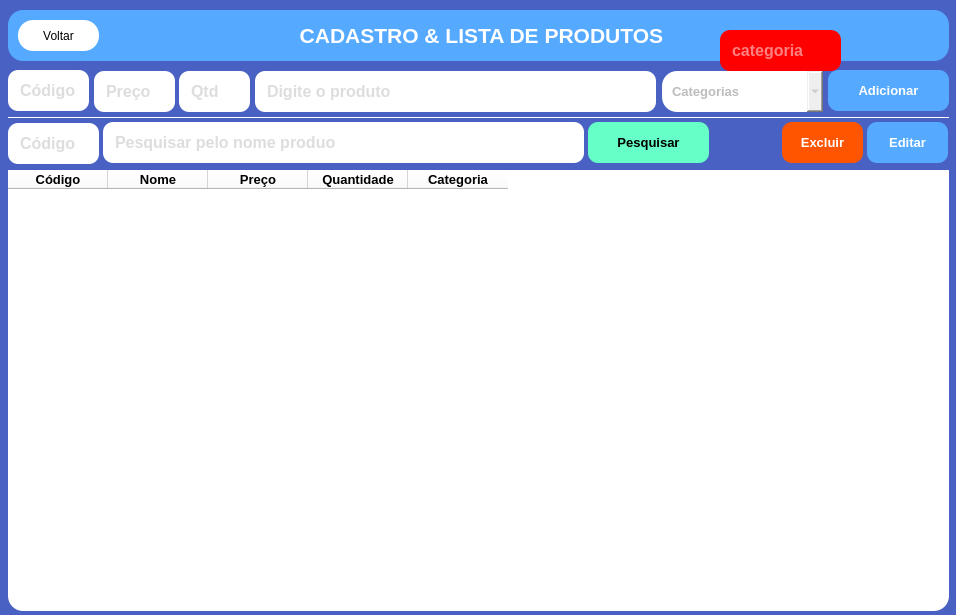
<?xml version="1.0" encoding="UTF-8"?>
<ui version="4.0">
 <class>MainWindow</class>
 <widget class="QMainWindow" name="MainWindow">
  <property name="geometry">
   <rect>
    <x>0</x>
    <y>0</y>
    <width>956</width>
    <height>615</height>
   </rect>
  </property>
  <property name="windowTitle">
   <string>MainWindow</string>
  </property>
  <property name="styleSheet">
   <string notr="true">background-color: rgb(72, 97, 195);
border-radius: 15px</string>
  </property>
  <widget class="QWidget" name="centralwidget">
   <widget class="QLineEdit" name="edtCodigo">
    <property name="enabled">
     <bool>true</bool>
    </property>
    <property name="geometry">
     <rect>
      <x>8</x>
      <y>70</y>
      <width>81</width>
      <height>41</height>
     </rect>
    </property>
    <property name="font">
     <font>
      <pointsize>12</pointsize>
      <weight>75</weight>
      <bold>true</bold>
     </font>
    </property>
    <property name="styleSheet">
     <string notr="true">color: rgb(188, 188, 188);
padding:10px;
border-radius: 10px;
background-color: rgb(255, 255, 255);</string>
    </property>
    <property name="text">
     <string/>
    </property>
    <property name="placeholderText">
     <string>Código</string>
    </property>
   </widget>
   <widget class="QLineEdit" name="edtCategoria">
    <property name="enabled">
     <bool>true</bool>
    </property>
    <property name="geometry">
     <rect>
      <x>720</x>
      <y>30</y>
      <width>121</width>
      <height>41</height>
     </rect>
    </property>
    <property name="font">
     <font>
      <pointsize>12</pointsize>
      <weight>75</weight>
      <bold>true</bold>
     </font>
    </property>
    <property name="styleSheet">
     <string notr="true">color: rgb(255, 255, 255);
padding:10px;
border-radius: 10px;
background-color: rgb(255, 0, 0);</string>
    </property>
    <property name="text">
     <string/>
    </property>
    <property name="placeholderText">
     <string>categoria</string>
    </property>
   </widget>
   <widget class="QLineEdit" name="edtPreco">
    <property name="geometry">
     <rect>
      <x>94</x>
      <y>71</y>
      <width>81</width>
      <height>41</height>
     </rect>
    </property>
    <property name="font">
     <font>
      <pointsize>12</pointsize>
      <weight>75</weight>
      <bold>true</bold>
     </font>
    </property>
    <property name="styleSheet">
     <string notr="true">color: rgb(188, 188, 188);
padding:10px;
border-radius: 10px;
background-color: rgb(255, 255, 255);</string>
    </property>
    <property name="text">
     <string/>
    </property>
    <property name="placeholderText">
     <string>Preço</string>
    </property>
   </widget>
   <widget class="QLineEdit" name="edtNome">
    <property name="enabled">
     <bool>true</bool>
    </property>
    <property name="geometry">
     <rect>
      <x>255</x>
      <y>71</y>
      <width>401</width>
      <height>41</height>
     </rect>
    </property>
    <property name="font">
     <font>
      <pointsize>12</pointsize>
      <weight>75</weight>
      <bold>true</bold>
     </font>
    </property>
    <property name="styleSheet">
     <string notr="true">color: rgb(188, 188, 188);
padding:10px;
background-color: rgb(255, 255, 255);
border-radius: 10px;
</string>
    </property>
    <property name="text">
     <string/>
    </property>
    <property name="placeholderText">
     <string>Digite o produto</string>
    </property>
   </widget>
   <widget class="QLabel" name="lblTitulo">
    <property name="geometry">
     <rect>
      <x>8</x>
      <y>10</y>
      <width>941</width>
      <height>51</height>
     </rect>
    </property>
    <property name="font">
     <font>
      <pointsize>16</pointsize>
      <weight>75</weight>
      <bold>true</bold>
     </font>
    </property>
    <property name="styleSheet">
     <string notr="true">background-color: rgb(85, 170, 255);
color: rgb(255, 255, 255);</string>
    </property>
    <property name="text">
     <string> CADASTRO &amp; LISTA DE PRODUTOS</string>
    </property>
    <property name="alignment">
     <set>Qt::AlignCenter</set>
    </property>
   </widget>
   <widget class="QTableWidget" name="tabelaDados">
    <property name="geometry">
     <rect>
      <x>8</x>
      <y>170</y>
      <width>941</width>
      <height>441</height>
     </rect>
    </property>
    <property name="styleSheet">
     <string notr="true">background-color: rgb(255, 255, 255);</string>
    </property>
    <property name="editTriggers">
     <set>QAbstractItemView::NoEditTriggers</set>
    </property>
    <property name="alternatingRowColors">
     <bool>true</bool>
    </property>
    <property name="selectionBehavior">
     <enum>QAbstractItemView::SelectRows</enum>
    </property>
    <column>
     <property name="text">
      <string>Código</string>
     </property>
     <property name="font">
      <font>
       <pointsize>10</pointsize>
       <weight>75</weight>
       <bold>true</bold>
      </font>
     </property>
    </column>
    <column>
     <property name="text">
      <string>Nome</string>
     </property>
     <property name="font">
      <font>
       <pointsize>10</pointsize>
       <weight>75</weight>
       <bold>true</bold>
      </font>
     </property>
    </column>
    <column>
     <property name="text">
      <string>Preço</string>
     </property>
     <property name="font">
      <font>
       <pointsize>10</pointsize>
       <weight>75</weight>
       <bold>true</bold>
      </font>
     </property>
    </column>
    <column>
     <property name="text">
      <string>Quantidade</string>
     </property>
     <property name="font">
      <font>
       <pointsize>10</pointsize>
       <weight>75</weight>
       <bold>true</bold>
      </font>
     </property>
    </column>
    <column>
     <property name="text">
      <string>Categoria</string>
     </property>
     <property name="font">
      <font>
       <pointsize>10</pointsize>
       <weight>75</weight>
       <bold>true</bold>
      </font>
     </property>
    </column>
   </widget>
   <widget class="Line" name="line">
    <property name="geometry">
     <rect>
      <x>8</x>
      <y>117</y>
      <width>941</width>
      <height>1</height>
     </rect>
    </property>
    <property name="styleSheet">
     <string notr="true">background-color: rgb(255, 255, 255);</string>
    </property>
    <property name="orientation">
     <enum>Qt::Horizontal</enum>
    </property>
   </widget>
   <widget class="QLineEdit" name="edtCodigoPesquisar">
    <property name="enabled">
     <bool>true</bool>
    </property>
    <property name="geometry">
     <rect>
      <x>8</x>
      <y>123</y>
      <width>91</width>
      <height>41</height>
     </rect>
    </property>
    <property name="font">
     <font>
      <pointsize>12</pointsize>
      <weight>75</weight>
      <bold>true</bold>
     </font>
    </property>
    <property name="styleSheet">
     <string notr="true">color: rgb(188, 188, 188);
padding:10px;
border-radius: 10px;
background-color: rgb(255, 255, 255);</string>
    </property>
    <property name="text">
     <string/>
    </property>
    <property name="placeholderText">
     <string>Código</string>
    </property>
   </widget>
   <widget class="QLineEdit" name="edtNomePesquisar">
    <property name="enabled">
     <bool>true</bool>
    </property>
    <property name="geometry">
     <rect>
      <x>103</x>
      <y>122</y>
      <width>481</width>
      <height>41</height>
     </rect>
    </property>
    <property name="font">
     <font>
      <pointsize>12</pointsize>
      <weight>75</weight>
      <bold>true</bold>
     </font>
    </property>
    <property name="styleSheet">
     <string notr="true">color: rgb(188, 188, 188);
padding:10px;
border-radius: 10px;
background-color: rgb(255, 255, 255);</string>
    </property>
    <property name="text">
     <string/>
    </property>
    <property name="placeholderText">
     <string>Pesquisar pelo nome produo</string>
    </property>
   </widget>
   <widget class="QLineEdit" name="edtQuantidade">
    <property name="geometry">
     <rect>
      <x>179</x>
      <y>71</y>
      <width>71</width>
      <height>41</height>
     </rect>
    </property>
    <property name="font">
     <font>
      <pointsize>12</pointsize>
      <weight>75</weight>
      <bold>true</bold>
     </font>
    </property>
    <property name="styleSheet">
     <string notr="true">color: rgb(188, 188, 188);
padding:10px;
border-radius: 10px;
background-color: rgb(255, 255, 255);</string>
    </property>
    <property name="text">
     <string/>
    </property>
    <property name="placeholderText">
     <string>Qtd</string>
    </property>
   </widget>
   <widget class="QPushButton" name="btnVoltar">
    <property name="geometry">
     <rect>
      <x>18</x>
      <y>20</y>
      <width>81</width>
      <height>31</height>
     </rect>
    </property>
    <property name="styleSheet">
     <string notr="true">background-color: rgb(255, 255, 255);</string>
    </property>
    <property name="text">
     <string>Voltar</string>
    </property>
   </widget>
   <widget class="QPushButton" name="btnPesquisar">
    <property name="geometry">
     <rect>
      <x>588</x>
      <y>122</y>
      <width>121</width>
      <height>41</height>
     </rect>
    </property>
    <property name="font">
     <font>
      <pointsize>10</pointsize>
      <weight>75</weight>
      <bold>true</bold>
     </font>
    </property>
    <property name="styleSheet">
     <string notr="true">background-color: rgb(101, 255, 199);
color: rgb(0, 0, 0);
border-radius: 10px</string>
    </property>
    <property name="text">
     <string>Pesquisar</string>
    </property>
   </widget>
   <widget class="QPushButton" name="btnExcluir">
    <property name="geometry">
     <rect>
      <x>782</x>
      <y>122</y>
      <width>81</width>
      <height>41</height>
     </rect>
    </property>
    <property name="font">
     <font>
      <pointsize>10</pointsize>
      <weight>75</weight>
      <bold>true</bold>
     </font>
    </property>
    <property name="styleSheet">
     <string notr="true">background-color: rgb(255, 85, 0);
color: rgb(255, 255, 255);
border-radius: 10px</string>
    </property>
    <property name="text">
     <string>Excluir</string>
    </property>
   </widget>
   <widget class="QPushButton" name="btnEditar">
    <property name="geometry">
     <rect>
      <x>867</x>
      <y>122</y>
      <width>81</width>
      <height>41</height>
     </rect>
    </property>
    <property name="font">
     <font>
      <pointsize>10</pointsize>
      <weight>75</weight>
      <bold>true</bold>
     </font>
    </property>
    <property name="styleSheet">
     <string notr="true">background-color: rgb(85, 170, 255);
color: #ffffff;
border-radius: 10px</string>
    </property>
    <property name="text">
     <string>Editar</string>
    </property>
   </widget>
   <widget class="QPushButton" name="btnAdicionar">
    <property name="geometry">
     <rect>
      <x>828</x>
      <y>70</y>
      <width>121</width>
      <height>41</height>
     </rect>
    </property>
    <property name="font">
     <font>
      <pointsize>10</pointsize>
      <weight>75</weight>
      <bold>true</bold>
     </font>
    </property>
    <property name="styleSheet">
     <string notr="true">background-color: rgb(85, 170, 255);
color: rgb(255, 255, 255);
border-radius: 10px</string>
    </property>
    <property name="text">
     <string>Adicionar</string>
    </property>
   </widget>
   <widget class="QComboBox" name="cbCategoria">
    <property name="geometry">
     <rect>
      <x>662</x>
      <y>71</y>
      <width>161</width>
      <height>41</height>
     </rect>
    </property>
    <property name="font">
     <font>
      <pointsize>10</pointsize>
      <weight>75</weight>
      <bold>true</bold>
     </font>
    </property>
    <property name="styleSheet">
     <string notr="true">color: rgb(188, 188, 188);
padding:10px;

background-color: none;</string>
    </property>
    <item>
     <property name="text">
      <string>Categorias</string>
     </property>
    </item>
    <item>
     <property name="text">
      <string>Bolos</string>
     </property>
    </item>
    <item>
     <property name="text">
      <string>Doces</string>
     </property>
    </item>
    <item>
     <property name="text">
      <string>Tortas</string>
     </property>
    </item>
    <item>
     <property name="text">
      <string>Salgados</string>
     </property>
    </item>
    <item>
     <property name="text">
      <string>Pães</string>
     </property>
    </item>
    <item>
     <property name="text">
      <string>Biscoitos</string>
     </property>
    </item>
    <item>
     <property name="text">
      <string>Produtos de Confeitaria</string>
     </property>
    </item>
    <item>
     <property name="text">
      <string>Outros</string>
     </property>
    </item>
   </widget>
   <zorder>edtCodigo</zorder>
   <zorder>edtPreco</zorder>
   <zorder>edtNome</zorder>
   <zorder>lblTitulo</zorder>
   <zorder>tabelaDados</zorder>
   <zorder>line</zorder>
   <zorder>edtCodigoPesquisar</zorder>
   <zorder>edtNomePesquisar</zorder>
   <zorder>edtQuantidade</zorder>
   <zorder>btnVoltar</zorder>
   <zorder>btnPesquisar</zorder>
   <zorder>btnExcluir</zorder>
   <zorder>btnEditar</zorder>
   <zorder>btnAdicionar</zorder>
   <zorder>cbCategoria</zorder>
   <zorder>edtCategoria</zorder>
  </widget>
 </widget>
 <tabstops>
  <tabstop>edtCodigo</tabstop>
  <tabstop>edtCategoria</tabstop>
  <tabstop>edtPreco</tabstop>
  <tabstop>edtQuantidade</tabstop>
  <tabstop>edtNome</tabstop>
  <tabstop>btnAdicionar</tabstop>
  <tabstop>edtCodigoPesquisar</tabstop>
  <tabstop>edtNomePesquisar</tabstop>
  <tabstop>btnPesquisar</tabstop>
  <tabstop>btnExcluir</tabstop>
  <tabstop>btnEditar</tabstop>
  <tabstop>tabelaDados</tabstop>
  <tabstop>btnVoltar</tabstop>
 </tabstops>
 <resources/>
 <connections/>
</ui>
